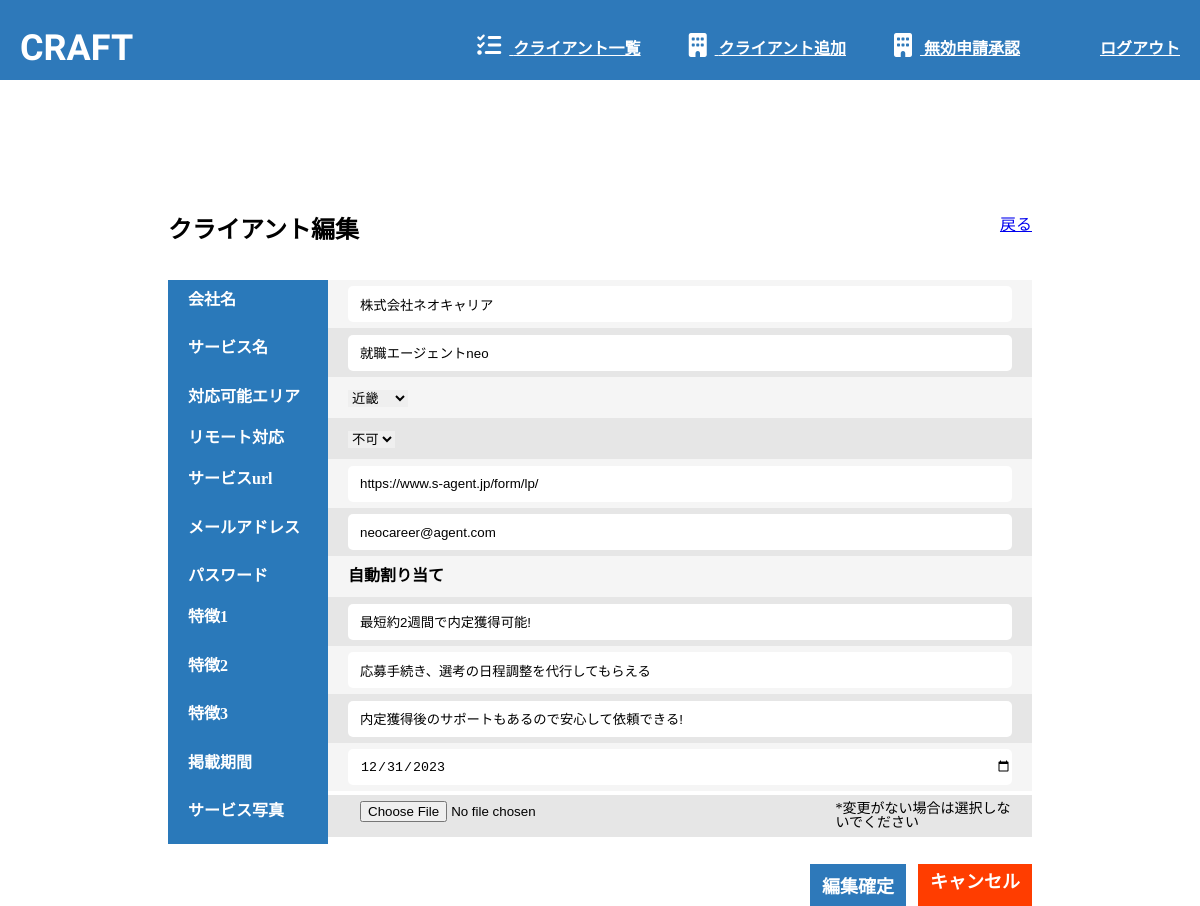
/admin/client/edit.php?id=3 (signed in), run on the app's committed database.
### tables this page shows
CREATE TABLE clients(
    id INT AUTO_INCREMENT PRIMARY KEY,
    company_name VARCHAR(255) NOT NULL,
    service_name VARCHAR(255) NOT NULL,
    remote_available TINYINT(1) NOT NULL,
    service_url VARCHAR(2048) NOT NULL,
    email VARCHAR(255) NOT NULL UNIQUE,
    feature1 VARCHAR(255) NOT NULL,
    feature2 VARCHAR(255),
    feature3 VARCHAR(255),
    service_image VARCHAR(255) NOT NULL,
    post_period DATE NOT NULL,
    password VARCHAR(255) NOT NULL,
    area_id INT NOT NULL,
    FOREIGN KEY(area_id) REFERENCES areas(id)
) CHARSET = utf8;

CREATE TABLE areas(
    id INT AUTO_INCREMENT PRIMARY KEY,
    name VARCHAR(255) NOT NULL
) CHARSET = utf8;

### src/admin/client/edit.php (the view, shortened to what this page needs)
<?php
require_once "../../db/pdo.php";
$area_sql = "SELECT * FROM areas";
$area_stmt = $dbh->prepare($area_sql);
$area_stmt->execute();
$areas = $area_stmt->fetchAll();
$client_sql = "SELECT * FROM clients WHERE id = :id";
$client_stmt = $dbh->prepare($client_sql);
$client_stmt->bindValue(':id', $_GET['id']);
$client_stmt->execute();
$client = $client_stmt->fetch();
?>
<!DOCTYPE html>
<html lang="ja">
<head>
  <link rel="stylesheet" href="../../assets/styles/reset.css">
  <link rel="stylesheet" href="../../assets/styles/common.css">
  <link rel="stylesheet" href="../../assets/styles/admin/style.css">
</head>
<body>
  <?php include('../../components/admin/header.php') ?>
  <section class="admin-client-add-hero">
      <div class="hero-top">
        <p class="hero-text-left">クライアント編集</p>
          <a href="./?id=<?= $_GET['id'] ?>">戻る</a>
        </div>
      <form method="POST" class="create" enctype="multipart/form-data">
        <table  class="all-entries-info-table">
          <tr>
            <th class="table-th">会社名</th>
            <th class="th-odd">
              <input value="<?= $client['company_name'] ?>" name="company_name" class="admin-add-input-odd" type="text" placeholder="株式会社レバテック" required>
            </th>
          </tr>
          <tr>
            <th class="table-th">サービス名</th>
            <th class="th-even">
              <input value="<?= $client['service_name'] ?>" name="service_name" class="admin-add-input-even" type="text" placeholder="レバテックルーキー" required>
            </th>
          </tr>
          <tr>
            <th class="table-th">対応可能エリア</th>
              <th class="th-odd">
                <select name="area_id" class="admin-add-select" required>対応可能エリア
                  <?php foreach ($areas as $area) { ?>
                    <option value="<?= $area['id'] ?>" class="th-odd" <?php if ($area['id'] === $client['area_id']) {
                      echo 'selected';
                    } ?>><?= $area['name'] ?></option>
                  <?php } ?>
                </th>
          </tr>
          <tr>
            <th class="table-th">リモート対応</th>
              <th class="th-even">
                <select name="remote_available" class="admin-add-select" required>リモート対応
                  <option value="0" class="th-even" <?php if ($client['remote_available'] === 0) {
                    echo 'selected';
                  } ?>>不可</option>
                </select>
              </th>
          </tr>
          <tr>
            <th class="table-th">サービスurl</th>
            <th class="th-odd">
              <input value="<?= $client['service_url'] ?>" name="service_url" class="admin-add-input-odd" type="url" placeholder="https://example.com" required>
            </th>
          </tr>
          <tr>
            <th class="table-th">メールアドレス</th>
            <th class="th-even">
              <input value="<?= $client['email'] ?>" name="email" class="admin-add-input-even" type="email" placeholder="xxxxxxxxxxxxx@example.com" required>
            </th>
          </tr>
          <tr>
            <th name="password" class="table-th">パスワード</th>
            <th class="th-odd"><p class="admin-add-text">自動割り当て</p></th>
          </tr>
          <tr>
            <th class="table-th">特徴1</th>
            <th class="th-even">
              <input value="<?= $client['feature1'] ?>" name="feature1" class="admin-add-input-even" type="text" placeholder="自宅で簡単にオンラインカウンセリングが受けられる" required>
            </th>
          </tr>
          <tr>
            <th class="table-th">特徴2</th>
            <th class="th-odd">
              <input value="<?= $client['feature2'] ?>" name="feature2" class="admin-add-input-odd" type="text" placeholder="選考対策してもらえるので内定率が高い" required>
            </th>
          </tr>
          <tr>
            <th class="table-th">特徴3</th>
            <th class="th-even">
              <input value="<?= $client['feature3'] ?>" name="feature3" class="admin-add-input-even" type="text" placeholder="WEB業界に関して深い知識を持ったスタッフを多数抱えている" required>
            </th>
          </tr>
          <tr>
            <th class="table-th">掲載期間</th>
            <th class="th-odd">
              <input value="<?= $client['post_period'] ?>" name="post_period" type="date" required>
            </th>
          </tr>
          <tr>
            <th class="table-th">サービス写真</th>
            <th class="th-even service-image-input">
              <input name="service_image" type="file">
              <span class="service-image-caution">*変更がない場合は選択しないでください</span>
            </th>
          </tr>
        </table>
        <div class="button-container">
          <button class="add-button" type="submit">編集確定</button>
          <a class="cancel-button" href="../index.php">キャンセル</a>
        </div>
      </form>
  </section>
</body>
</html>

### src/assets/styles/common.css (style rules this page uses)
* { -ms-box-sizing: border-box; -moz-box-sizing: border-box; -webkit-box-sizing: border-box; box-sizing: border-box; margin: 0; padding: 0; border: 0; }
html, body { position: relative; width: 100%; height: 100%; }
body { font-family: 'Eczar', 'Noto Sans JP', "Helvetica Neue", Arial, "Hiragino Kaku Gothic ProN", "Hiragino Sans", Meiryo, sans-serif, serif; }
a, button, input { cursor: pointer; }

### src/assets/styles/admin/style.css (style rules this page uses)
body { font-family: 'Noto Sans JP', "Helvetica Neue", Arial, "Hiragino Kaku Gothic ProN", "Hiragino Sans", Meiryo, sans-serif, serif; }
.service-image-input { display: flex; justify-content: center; align-items: center; }
.service-image-input input { width: auto; }
.service-image-caution { margin-right: 8px; display: inline-block; font-size: 14px; font-weight: normal; }
.hero-top { padding-top: 136px; display: flex; justify-content: space-between; }
.hero-text-left { font-weight: bold; font-size: 24px; }
.admin-client-add-hero { margin: 0 auto; width: 864px; }
.all-entries-info-table { width: 864px; height: 564px; margin: 0 auto; margin-top: 40px; font-family: 'Noto Sans JP'; }
.all-entries-info-table input { margin-top: 6px; width: calc(100% - 20px); height: 36px; border-radius: 5px; padding-left: 12px; }
.table-th { width: 160px; height: 36px; background-color: #2A79BA; color: #FFFFFF; text-align: left; padding-left: 20px; padding-top: 12px; }
.th-odd { background-color: #F5F5F5; text-align: left; padding-left: 20px; }
.th-even { background-color: #E6E6E6; text-align: left; padding-left: 20px; }
.button-container { display: flex; justify-content: flex-end; margin-top: 20px; }
.add-button { margin-right: 12px; padding: 8px 12px; border: none; background-color:#2E79BA; font-size: large; font-weight: bold; color: #fff; }
.cancel-button { padding: 8px 12px; text-decoration: none; background-color:#FF3D00; font-size: large; font-weight: bold; color: #fff; }

### data on the page
clients: company_name "株式会社ネオキャリア", service_name "就職エージェントneo", area_id "近畿", remote_available "不可", service_url "https://www.s-agent.jp/form/lp/", email "neocareer@agent.com", feature1 "最短約2週間で内定獲得可能!", feature2 "応募⼿続き、選考の⽇程調整を代⾏してもらえる", feature3 "内定獲得後のサポートもあるので安心して依頼できる!", post_period "12/31/2023"
